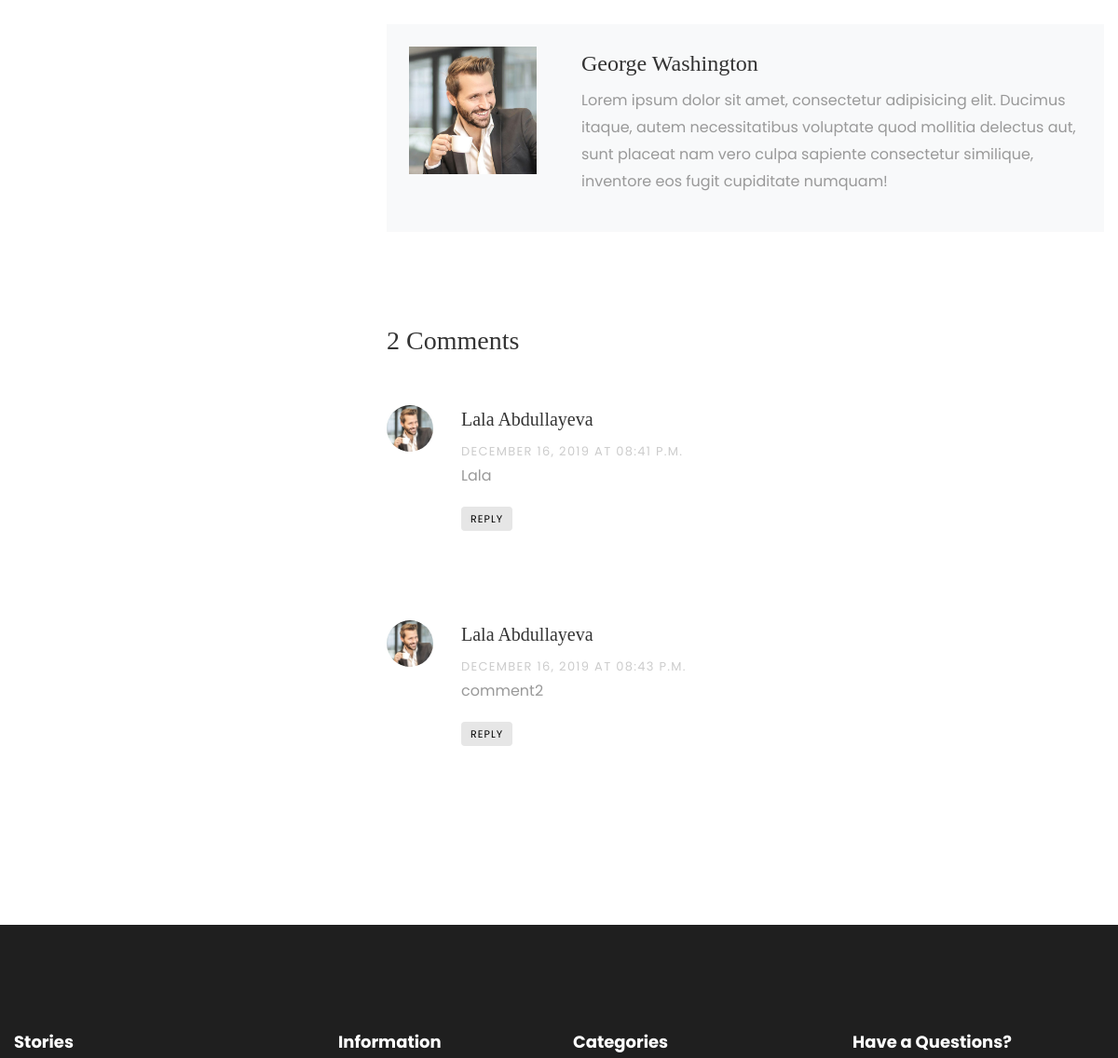
Before: /single/2 (middle part) with the older database file.
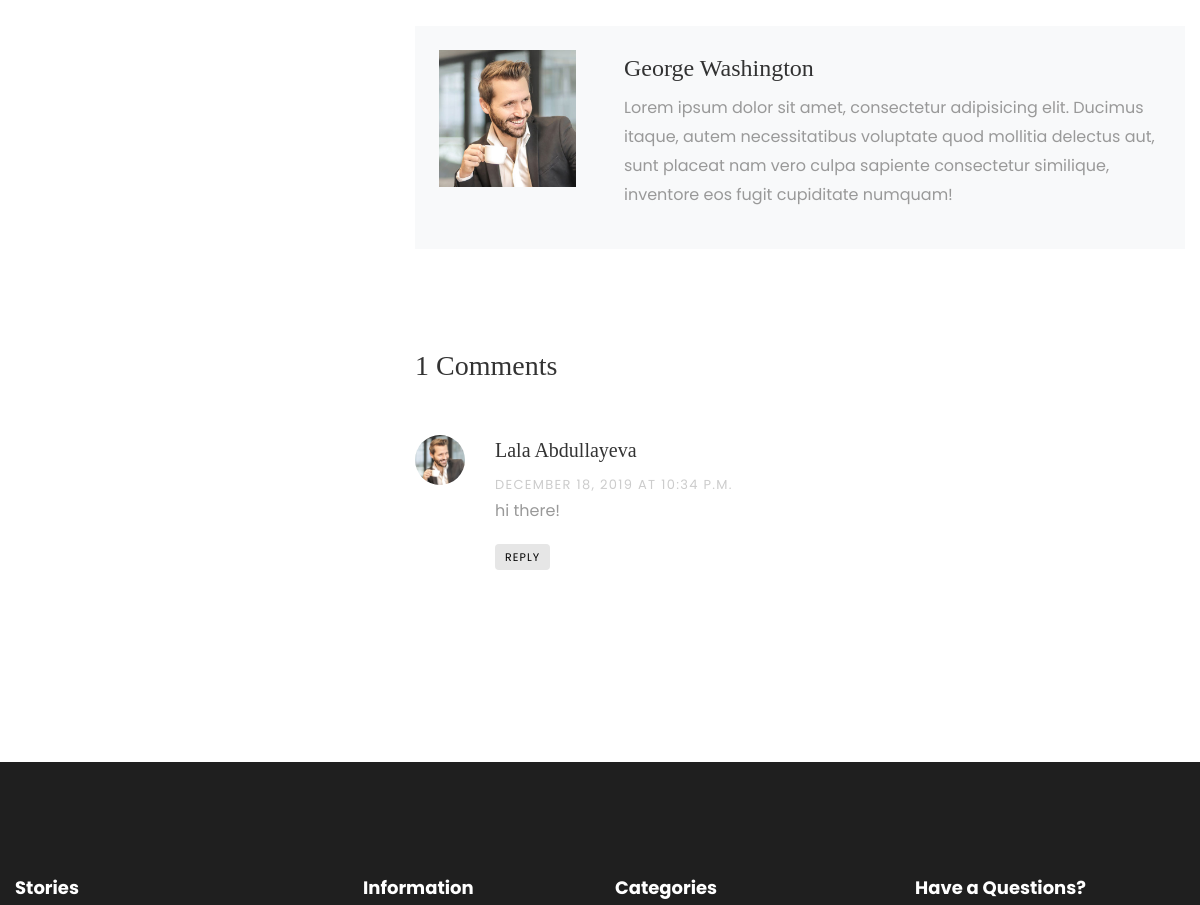
After: the same page with the newer database file.
### stories/models.py (models this page shows, shortened)
class Recipe(models.Model):
    title = models.CharField(max_length=50, blank=False, null=True)
    created_at = models.DateField(auto_now_add=True)
    image = models.ImageField(upload_to='recipes', blank=False, null=True)
    description = models.TextField(blank=False)
    long_description = RichTextField('Long description')
    category = models.ForeignKey('Category', on_delete=models.CASCADE, related_name='recipes', null=True)
    owner = models.ForeignKey(User, on_delete=models.CASCADE, related_name='recipes', null=True)
    view_count=models.PositiveIntegerField('View count', default=0)
    updated_at = models.DateField(auto_now = True)
    class Meta:
        ordering=('created_at',)
        verbose_name='Recipe'
        verbose_name_plural='Recipes'

class Comment(models.Model):
    user = models.ForeignKey(User, related_name='comments', on_delete=models.CASCADE)
    comment = models.TextField('Comments',)
    recipe = models.ForeignKey(Recipe, related_name='comments', on_delete=models.CASCADE, null=True, blank=True)
    story = models.ForeignKey (Story, related_name='comments', on_delete=models.CASCADE, null=True, blank=True)
    reply_comment = models.ForeignKey('self', related_name = 'reply_comments', on_delete=models.CASCADE, null=True, blank=True)
    created_at = models.DateTimeField(auto_now_add = True)
    updated_at = models.DateTimeField(auto_now = True)
    def get_user_full_name(self):
        return "{} {}".format(self.user.first_name, self.user.last_name)
    class Meta:
        ordering=('created_at',)
        verbose_name='Comment'
        verbose_name_plural='Comments'

### stories/views.py (the view, shortened to what this page needs)
# urls.py: path('single/<int:pk>', RecipeDetailView.as_view(), name='single'),
class RecipeDetailView(FormMixin, DetailView):
    model = Recipe
    template_name = "stories/single.html"
    context_object_name = "recipe_data"
    form_class = CommentForm
    def get_object(self, queryset=None):
        obj = super().get_object(queryset)
        obj.view_count = obj.view_count + 1
        obj.save()
        return obj

### stories/templatetags/base_filters.py (called while the page is built)
@register.simple_tag
def get_categories():
    return Category.objects.all()

@register.simple_tag
def get_comments(recipe_id):
    return Comment.objects.filter(recipe=recipe_id, reply_comment__isnull=True)

### stories/templates/stories/single.html (shortened to what this page needs)
{% extends 'base/index.html' %}
{% load static base_filters %}
{% block content %}
<section class="ftco-section">
    <div class="container">
        <div class="row">
            <div class="col-lg-8 order-lg-last ftco-animate">
                <div class="about-author d-flex p-4 bg-light">
                    <div class="bio mr-5">
                        <img src="{%static 'images/person_1.jpg'%}" alt="Image placeholder" class="img-fluid mb-4">
                    </div>
                    <div class="desc">
                        <h3>George Washington</h3>
                        <p>Lorem ipsum dolor sit amet, consectetur adipisicing elit. Ducimus itaque, autem
                            necessitatibus voluptate quod mollitia delectus aut, sunt placeat nam vero culpa sapiente
                            consectetur similique, inventore eos fugit cupiditate numquam!</p>
                    </div>
                </div>
                <div class="pt-5 mt-5">
                    {% get_comments recipe_data.id as comments %}
                    {% if comments %}
                    <h3 class="mb-5">{{recipe_data.comments.count}} Comments</h3>
                    <ul class="comment-list">
                        {% for comment in comments %}
                        <li class="comment">
                            <div class="vcard bio">
                                <img src="{%static 'images/person_1.jpg'%}" alt="Image placeholder">
                            </div>
                            <div class="comment-body">
                                <h3>{{ comment.get_user_full_name }}</h3>
                                <div class="meta">{{ comment.created_at|date:"F d, Y "}} at {{comment.created_at|date:"h:i a"}}</div>
                                <p>{{ comment.comment }}</p>
                                <p><a href="#write-comment" comment-id="{{comment.id}}" class="reply">Reply</a></p>
                            </div>
                            <ul class="children">
                                    </ul>
                        </li>
                        {% endfor %}
                        {% endif %}
                    </ul>
                    <div id="write-comment" class="comment-form-wrap pt-5">
                    </div>
                </div>
            </div>
            <div class="col-lg-4 sidebar pr-lg-5 ftco-animate">
                        {% get_categories as categories %}
            </div>
        </div>
    </div>
</section>
{% endblock content %}

Changed rows visible on the page:
removed Comment: get_user_full_name "Lala Abdullayeva", created_at "DECEMBER 16, 2019", created_at "08:41 P.M.", comment "Lala"
removed Comment: get_user_full_name "Lala Abdullayeva", created_at "DECEMBER 16, 2019", created_at "08:43 P.M.", comment "comment2"
computed for Recipe: comments.count "2" → "1"
added Comment: get_user_full_name "Lala Abdullayeva", created_at "DECEMBER 18, 2019", created_at "10:34 P.M.", comment "hi there!"
